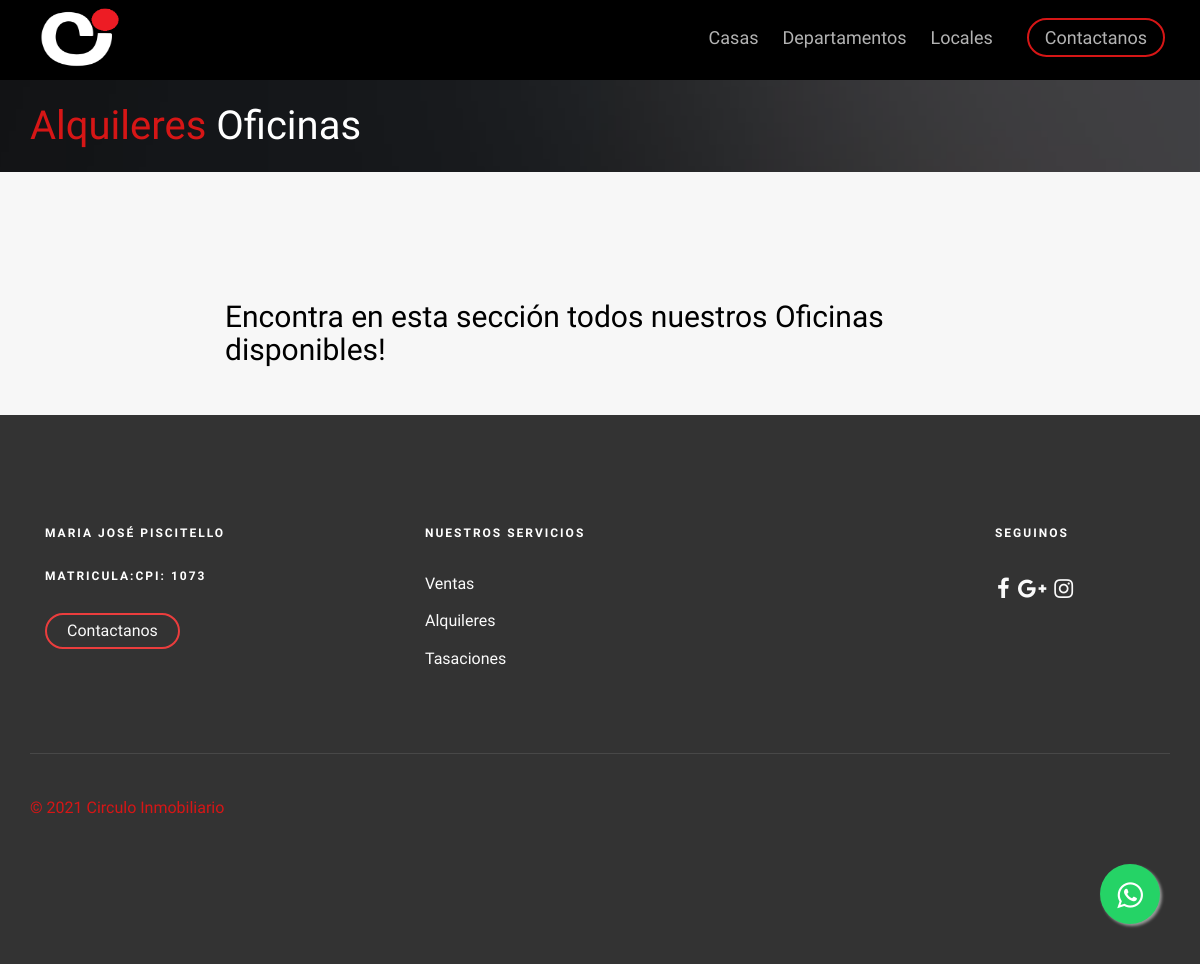
The app's page /alquileres/alqui_oficinas/, older data.
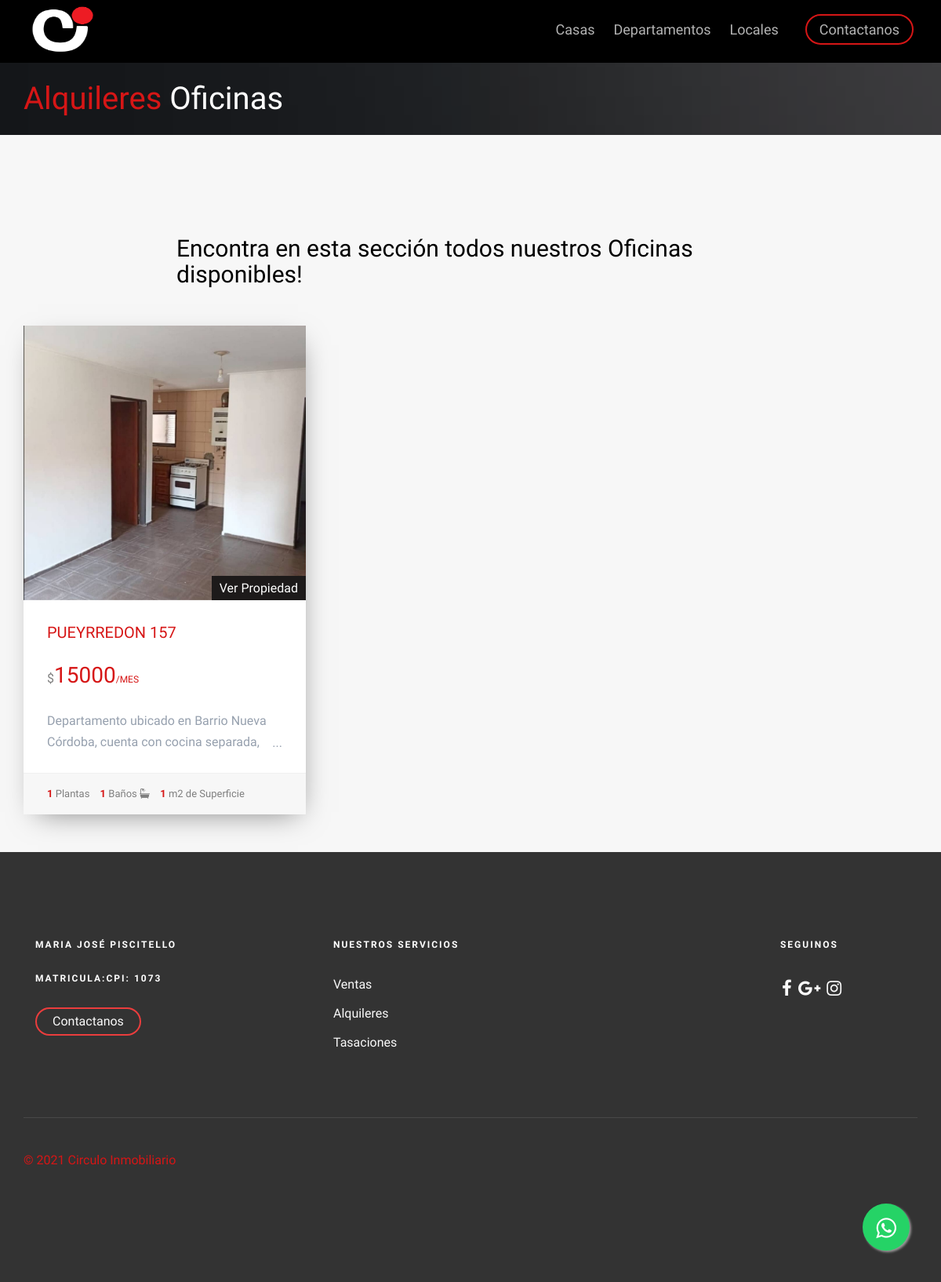
The same page, newer data.
### Alquileres/models.py (models this page shows, shortened)
class PostImagenes(models.Model):
    post= models.ForeignKey(PostAlquiler, default =None ,on_delete=models.CASCADE)
    image = models.ImageField(upload_to ="Imagenes",verbose_name="Imagenes")
    class Meta:
        verbose_name="Agregar una Imagen"
        verbose_name_plural="Agregar mas Imagenes"

class PostAlquiler(models.Model):
    balcon=(('Con Balcon','Con Balcon'),('',''))
    balcon = models.CharField(max_length=100, choices = balcon,default="Con Balcon", null=True, blank=True)
    frente= (('Externo','Externo'),('Contrafrente','Contrafrente'))
    frente = models.CharField(max_length=100,choices=frente, default = "Externo")
    title=  models.CharField(max_length=200, verbose_name="Titulo ")
    content = models.TextField(verbose_name="Contenido",max_length=800,)
    imagen = models.ImageField(verbose_name="Imagen", blank =True ,null =True,upload_to="Alquileres")
    price = models.IntegerField(verbose_name="Precio")
    ambientes = models.IntegerField(verbose_name="Dormitorios o Ambientes",blank =True ,null =True)
    superficie= models.IntegerField(verbose_name="Superficie (locales u oficinas)",blank =True,null =True )
    baños= models.IntegerField(verbose_name="Baños",blank = True,null =True)
    plantas= models.IntegerField(verbose_name="Plantas (locales u oficinas)", blank = True,null =True)
    autor = models.ForeignKey(User,verbose_name="Autor", on_delete=models.CASCADE)
    categories= models.ManyToManyField(Category, verbose_name="Categoria")
    created = models.DateTimeField(auto_now_add=True, verbose_name="Creado")
    updated = models.DateTimeField(auto_now=True, verbose_name="Editado")
    class Meta:
            verbose_name="Publicacion"
            verbose_name_plural="Plublicaciones"
            ordering= ["-created"]

### Alquileres/views.py (the view)
# urls.py: path('alqui_oficinas/', views.alqui_oficinas ,name ="alqui_oficinas"),
def alqui_oficinas(request):
    oficinas= PostAlquiler.objects.filter(categories=Category.objects.get(nombre="Oficinas"))
    return render(request,'Alquileres/alqui_oficinas.html',{'oficinas': oficinas})

### Alquileres/templates/Alquileres/alqui_oficinas.html (shortened to what this page needs)
{% extends 'App1/base.html'%} {% load static %} {% block header %}
<div id="fh5co-page">
    <header id="fh5co-header" role="banner">
        <div class="container">
            <div class="row">
                <div class="header-inner">
                    <span class="rounded-circle">
				  		<span class="rounded-circle">
                            <span class="rounded-circle"><a href="{% url 'inicio' %}"><img src="{% static 'Appp1/images/1_negro.png' %}" style="margin-top: 8px" width="90px" height="60px"> </img>
				  </span>
                    </span>
                    <nav role="navigation">
                        <ul>
                            <li><a href="{% url 'alqui_casas' %}">Casas </a></li>
                            <li><a href="{% url 'alqui_departamentos' %}">Departamentos </a></li>
                            <li><a href="{% url 'alqui_locales' %}"> Locales</a></li>
                            <li class="cta"><a href="{% url 'contacto' %}">Contactanos</a></li>
                        </ul>
                    </nav>
                </div>
            </div>
        </div>
    </header>
    {% endblock %} {% block content %}
    <div class="fh5co-page-title" style="background-image: url({% static 'Appp1/images/slide_6.jpg'%});">
        <div class="overlay"></div>
        <div class="container">
            <div class="row">
                <div class="col-md-12 animate-box">
                    <h1><a href="{% url 'alquiler' %}" style="text-decoration:none">Alquileres</a></span> Oficinas </h1>
                </div>
            </div>
        </div>
    </div>
    <div id="best-deal">
        <div class="container">
            <div class="row">
                <div class="col-md-8 col-md-offset-2 text-center fh5co-heading animate-box" data-animate-effect="fadeIn">
                    <h2>Encontra en esta sección todos nuestros Oficinas disponibles!</h2>
                </div>
                {% for oficina in oficinas %}
                <div class="col-md-4 item-block animate-box" data-animate-effect="fadeIn">
                    <div class="fh5co-property">
                        <figure>
                            <div id="carouselExampleControls" class="carousel slide" data-ride="carousel">
                                <div class="carousel-inner">
                                    {% for pi in oficina.postimagenes_set.all %}
                                    <div class="item {% if forloop.first %} active {% endif %}">
                                        <img class="carousel-inner" src="{{pi.image.url}}" alt="First slide">
                                    </div>
                                    {% endfor %}
                                </div>
                            </div>
                            <a href="{% url 'ofice_local_details_alquis' oficina.id  %}" class="tag"> Ver Propiedad</a>
                        </figure>
                        <div class="fh5co-property-innter">
                            <h3><a href="{% url 'ofice_local_details_alquis' oficina.id  %}">{{oficina.title}}</a></h3>
                            <div class="price-status">
                                <span class="per">$</span><span class="price">{{oficina.price}}<span class="per">/Mes</span></span>
                            </div>
                            <div class="property-content-wrapper">
                                <p>{{oficina.content}} </p>
                            </div>
                        </div>
                        <p class="fh5co-property-specification">
                            <span>{% if oficina.plantas %}<strong>{{oficina.plantas}}</strong>   Plantas{% endif %}</span> <span><strong>{{oficina.baños}}</strong> Baños  <i class="fa fa-bath"></i></span> <span><strong>{{oficina.ambientes}}  </strong>   m2 de Superficie </span>
                        </p>
                    </div>
                </div>
                {% endfor %}
            </div>
        </div>
        {% endblock %}

Row changes from the older to the newer data that the page shows:
now on this page (row edited): PostAlquiler: title "PUEYRREDON 157", price "15000", content "Departamento ubicado en Barrio Nueva Córdoba, cuenta con cocina separada,…", plantas "1", baños "1", ambientes "1"
now on this page (row unchanged): PostImagenes: image (picture)
